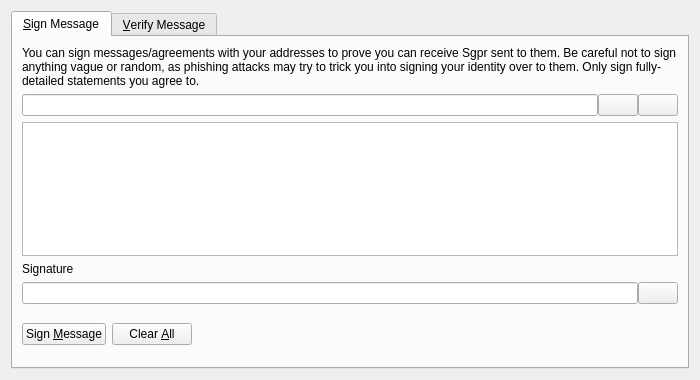
<?xml version="1.0" encoding="UTF-8"?>
<ui version="4.0">
 <class>SignVerifyMessageDialog</class>
 <widget class="QDialog" name="SignVerifyMessageDialog">
  <property name="geometry">
   <rect>
    <x>0</x>
    <y>0</y>
    <width>700</width>
    <height>380</height>
   </rect>
  </property>
  <property name="windowTitle">
   <string>Signatures - Sign / Verify a Message</string>
  </property>
  <property name="modal">
   <bool>true</bool>
  </property>
  <layout class="QVBoxLayout" name="verticalLayout">
   <item>
    <widget class="QTabWidget" name="tabWidget">
     <property name="currentIndex">
      <number>0</number>
     </property>
     <widget class="QWidget" name="tabSignMessage">
      <attribute name="title">
       <string>&amp;Sign Message</string>
      </attribute>
      <layout class="QVBoxLayout" name="verticalLayout_SM">
       <item>
        <widget class="QLabel" name="infoLabel_SM">
         <property name="text">
          <string>You can sign messages/agreements with your addresses to prove you can receive Sgpr sent to them. Be careful not to sign anything vague or random, as phishing attacks may try to trick you into signing your identity over to them. Only sign fully-detailed statements you agree to.</string>
         </property>
         <property name="textFormat">
          <enum>Qt::PlainText</enum>
         </property>
         <property name="wordWrap">
          <bool>true</bool>
         </property>
        </widget>
       </item>
       <item>
        <layout class="QHBoxLayout" name="horizontalLayout_1_SM">
         <property name="spacing">
          <number>0</number>
         </property>
         <item>
          <widget class="QValidatedLineEdit" name="addressIn_SM">
           <property name="toolTip">
            <string>The Sgpr address to sign the message with</string>
           </property>
          </widget>
         </item>
         <item>
          <widget class="QPushButton" name="addressBookButton_SM">
           <property name="toolTip">
            <string>Choose previously used address</string>
           </property>
           <property name="text">
            <string/>
           </property>
           <property name="shortcut">
            <string>Alt+A</string>
           </property>
           <property name="autoDefault">
            <bool>false</bool>
           </property>
          </widget>
         </item>
         <item>
          <widget class="QPushButton" name="pasteButton_SM">
           <property name="toolTip">
            <string>Paste address from clipboard</string>
           </property>
           <property name="text">
            <string/>
           </property>
           <property name="shortcut">
            <string>Alt+P</string>
           </property>
           <property name="autoDefault">
            <bool>false</bool>
           </property>
          </widget>
         </item>
        </layout>
       </item>
       <item>
        <widget class="QPlainTextEdit" name="messageIn_SM">
         <property name="toolTip">
          <string>Enter the message you want to sign here</string>
         </property>
        </widget>
       </item>
       <item>
        <widget class="QLabel" name="signatureLabel_SM">
         <property name="text">
          <string>Signature</string>
         </property>
         <property name="textFormat">
          <enum>Qt::PlainText</enum>
         </property>
        </widget>
       </item>
       <item>
        <layout class="QHBoxLayout" name="horizontalLayout_2_SM">
         <property name="spacing">
          <number>0</number>
         </property>
         <item>
          <widget class="QLineEdit" name="signatureOut_SM">
           <property name="font">
            <font>
             <italic>true</italic>
            </font>
           </property>
           <property name="readOnly">
            <bool>true</bool>
           </property>
          </widget>
         </item>
         <item>
          <widget class="QPushButton" name="copySignatureButton_SM">
           <property name="toolTip">
            <string>Copy the current signature to the system clipboard</string>
           </property>
           <property name="text">
            <string/>
           </property>
           <property name="autoDefault">
            <bool>false</bool>
           </property>
          </widget>
         </item>
        </layout>
       </item>
       <item>
        <layout class="QHBoxLayout" name="horizontalLayout_3_SM">
         <item>
          <widget class="QPushButton" name="signMessageButton_SM">
           <property name="toolTip">
            <string>Sign the message to prove you own this Sgpr address</string>
           </property>
           <property name="text">
            <string>Sign &amp;Message</string>
           </property>
           <property name="autoDefault">
            <bool>false</bool>
           </property>
          </widget>
         </item>
         <item>
          <widget class="QPushButton" name="clearButton_SM">
           <property name="toolTip">
            <string>Reset all sign message fields</string>
           </property>
           <property name="text">
            <string>Clear &amp;All</string>
           </property>
           <property name="autoDefault">
            <bool>false</bool>
           </property>
          </widget>
         </item>
         <item>
          <spacer name="horizontalSpacer_1_SM">
           <property name="orientation">
            <enum>Qt::Horizontal</enum>
           </property>
           <property name="sizeHint" stdset="0">
            <size>
             <width>40</width>
             <height>48</height>
            </size>
           </property>
          </spacer>
         </item>
         <item>
          <widget class="QLabel" name="statusLabel_SM">
           <property name="font">
            <font>
             <weight>75</weight>
             <bold>true</bold>
            </font>
           </property>
           <property name="text">
            <string/>
           </property>
           <property name="wordWrap">
            <bool>true</bool>
           </property>
          </widget>
         </item>
         <item>
          <spacer name="horizontalSpacer_2_SM">
           <property name="orientation">
            <enum>Qt::Horizontal</enum>
           </property>
           <property name="sizeHint" stdset="0">
            <size>
             <width>40</width>
             <height>48</height>
            </size>
           </property>
          </spacer>
         </item>
        </layout>
       </item>
      </layout>
     </widget>
     <widget class="QWidget" name="tabVerifyMessage">
      <attribute name="title">
       <string>&amp;Verify Message</string>
      </attribute>
      <layout class="QVBoxLayout" name="verticalLayout_VM">
       <item>
        <widget class="QLabel" name="infoLabel_VM">
         <property name="text">
          <string>Enter the receiver's address, message (ensure you copy line breaks, spaces, tabs, etc. exactly) and signature below to verify the message. Be careful not to read more into the signature than what is in the signed message itself, to avoid being tricked by a man-in-the-middle attack. Note that this only proves the signing party receives with the address, it cannot prove sendership of any transaction!</string>
         </property>
         <property name="textFormat">
          <enum>Qt::PlainText</enum>
         </property>
         <property name="alignment">
          <set>Qt::AlignLeading|Qt::AlignLeft|Qt::AlignTop</set>
         </property>
         <property name="wordWrap">
          <bool>true</bool>
         </property>
        </widget>
       </item>
       <item>
        <layout class="QHBoxLayout" name="horizontalLayout_1_VM">
         <property name="spacing">
          <number>0</number>
         </property>
         <item>
          <widget class="QValidatedLineEdit" name="addressIn_VM">
           <property name="toolTip">
            <string>The Sgpr address the message was signed with</string>
           </property>
          </widget>
         </item>
         <item>
          <widget class="QPushButton" name="addressBookButton_VM">
           <property name="toolTip">
            <string>Choose previously used address</string>
           </property>
           <property name="text">
            <string/>
           </property>
           <property name="shortcut">
            <string>Alt+A</string>
           </property>
           <property name="autoDefault">
            <bool>false</bool>
           </property>
          </widget>
         </item>
        </layout>
       </item>
       <item>
        <widget class="QPlainTextEdit" name="messageIn_VM"/>
       </item>
       <item>
        <widget class="QValidatedLineEdit" name="signatureIn_VM"/>
       </item>
       <item>
        <layout class="QHBoxLayout" name="horizontalLayout_2_VM">
         <item>
          <widget class="QPushButton" name="verifyMessageButton_VM">
           <property name="toolTip">
            <string>Verify the message to ensure it was signed with the specified Sgpr address</string>
           </property>
           <property name="text">
            <string>Verify &amp;Message</string>
           </property>
           <property name="autoDefault">
            <bool>false</bool>
           </property>
          </widget>
         </item>
         <item>
          <widget class="QPushButton" name="clearButton_VM">
           <property name="toolTip">
            <string>Reset all verify message fields</string>
           </property>
           <property name="text">
            <string>Clear &amp;All</string>
           </property>
           <property name="autoDefault">
            <bool>false</bool>
           </property>
          </widget>
         </item>
         <item>
          <spacer name="horizontalSpacer_1_VM">
           <property name="orientation">
            <enum>Qt::Horizontal</enum>
           </property>
           <property name="sizeHint" stdset="0">
            <size>
             <width>40</width>
             <height>48</height>
            </size>
           </property>
          </spacer>
         </item>
         <item>
          <widget class="QLabel" name="statusLabel_VM">
           <property name="font">
            <font>
             <weight>75</weight>
             <bold>true</bold>
            </font>
           </property>
           <property name="text">
            <string/>
           </property>
           <property name="wordWrap">
            <bool>true</bool>
           </property>
          </widget>
         </item>
         <item>
          <spacer name="horizontalSpacer_2_VM">
           <property name="orientation">
            <enum>Qt::Horizontal</enum>
           </property>
           <property name="sizeHint" stdset="0">
            <size>
             <width>40</width>
             <height>48</height>
            </size>
           </property>
          </spacer>
         </item>
        </layout>
       </item>
      </layout>
     </widget>
    </widget>
   </item>
  </layout>
 </widget>
 <customwidgets>
  <customwidget>
   <class>QValidatedLineEdit</class>
   <extends>QLineEdit</extends>
   <header>qvalidatedlineedit.h</header>
  </customwidget>
 </customwidgets>
 <resources>
  <include location="../sgpr.qrc"/>
 </resources>
 <connections/>
</ui>
